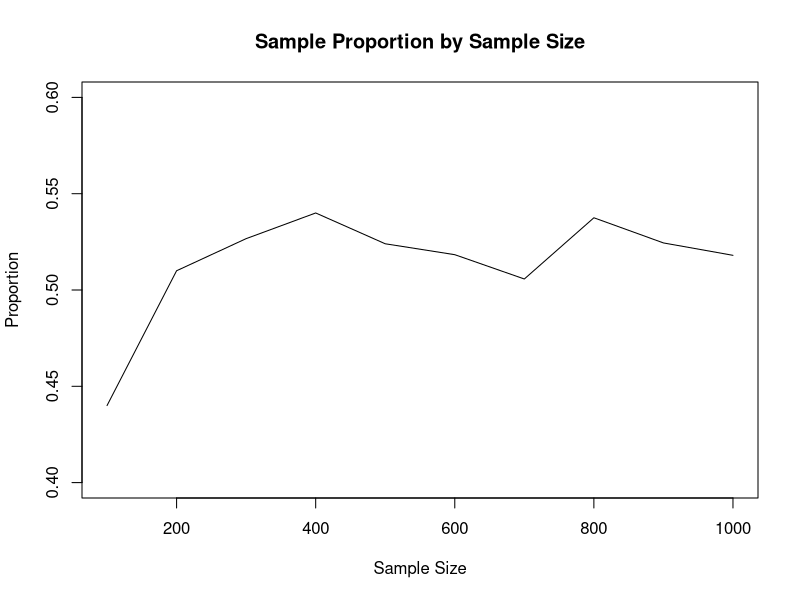

Here is the R script that generated this plot:
Probability = .50
Size = seq(100,1000,100)

chap3a = function(Probability,Size)  {

# R Infinite Probability Function
# Change Probability value for different true probability
# Change Size for different sample size (default is 100 to 1000 by 100)

# Input Probability and Size values

# Process
SampleFreqs = NULL
for (SampleSize in Size) {
SampleFreqs = c(SampleFreqs,sum(sample(0:1,prob=c((1-Probability),Probability),size=SampleSize, replace=T))/SampleSize)
}

# Output
plot(Size,SampleFreqs,type="l",ylim=c(Probability-.1,Probability+.1),xlab="Sample Size",ylab="Proportion", 
main="Sample Proportion by Sample Size")
#
SampleMatrix = NULL
for (SampleFreq in SampleFreqs) {
        SampleMatrix = rbind(SampleMatrix,c(round(SampleFreq,digits=3),format(Probability,digits=3),
round(SampleFreq-Probability,digits=3)))
}
dimnames(SampleMatrix) = list(paste("sample size =",Size),c("Sample %","Population %","Error"))
out = data.frame(SampleMatrix)
names(out) = cbind("Sample %","Pop %","Error")

cat("\n")
cat("\n")
cat("PROGRAM OUTPUT","\n")
cat("\n")
#print(SampleMatrix)
print(out)
}

chap3a(Probability,Size)
